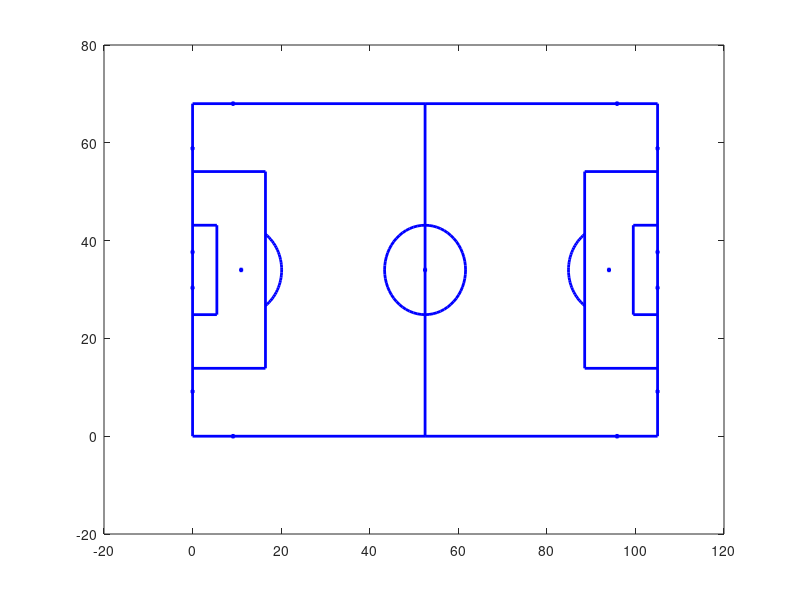

Recreate this plot in MATLAB. (Note: this script raises an error after producing the figure.)
clear
close all

addpath('/home/ritazhu/sports/vanishing_point');

load('worldcup_2014_model.mat');
load('ratio_horizontal_line.mat');

% draw projected model on the image
figure; 
model_line_segment = line_segment_index + 1;
idx1 = model_line_segment(:, 1); % linesegment start index
idx2 = model_line_segment(:, 2); % linesegment end index
x = [points(idx1, 1), points(idx2, 1)];
y = [points(idx1, 2), points(idx2, 2)];
plot(x', y', 'b', 'lineWidth', 2);
hold on

[x,y] = ginput(3);
r = cal_ratio(x,y,0);

% specify three lines' numbers to calculate ratio
ratio_horizontal_line(end+1,1) = 156;

ratio_horizontal_line(end,2) = r;

save('ratio_horizontal_line','ratio_horizontal_line');
    
    